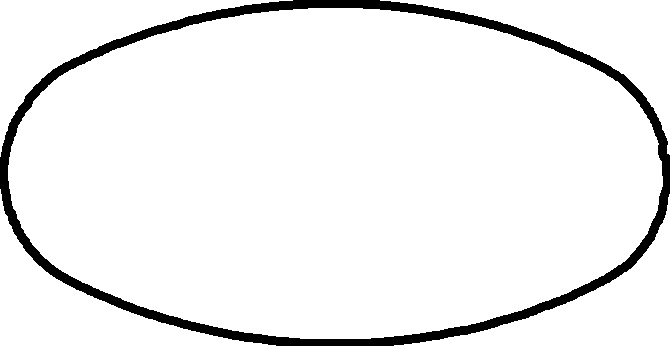
#> input picture ImageProcessing/extract_shape/White.jpg, 670 x 346 px
$ python edge_detect.py White.jpg   (older library calls are emulated)
#> lines starting #> are read from the running program, lines starting #| are printed output that depends on the picture; after the words box and inside, x2 and y2 are one past the last pixel; in counts of white or black regions, pixels touching at a corner belong together
import numpy as np
import cv2
import sys

# https://www.codepasta.com/computer-vision/2016/11/06/background-segmentation-removal-with-opencv.html

def display(name,img):
    cv2.imshow(name,img)
    cv2.waitKey(0)

img = cv2.imread(sys.argv[1])
#> img is the input picture: shape (346, 670, 3); min 0, max 255, mean 239.2
# display("Original",img)
blurred = cv2.GaussianBlur(img, (5, 5), 0) # Remove noise

def edgedetect (channel):
    sobelX = cv2.Sobel(channel, cv2.CV_16S, 1, 0)
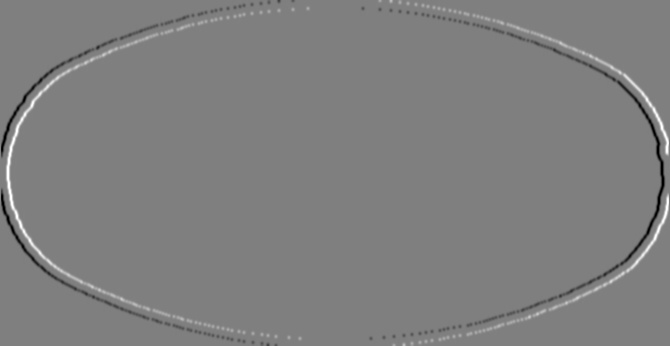
#> sobelX: shape (346, 670) int16; min -637, max 638, mean 0; drawn with min black and max white
    sobelY = cv2.Sobel(channel, cv2.CV_16S, 0, 1)
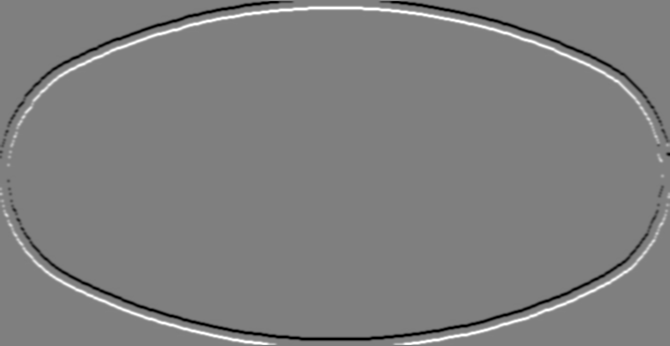
#> sobelY: shape (346, 670) int16; min -636, max 638, mean -0.2; drawn with min black and max white
    sobel = np.hypot(sobelX, sobelY)

    sobel[sobel > 255] = 255
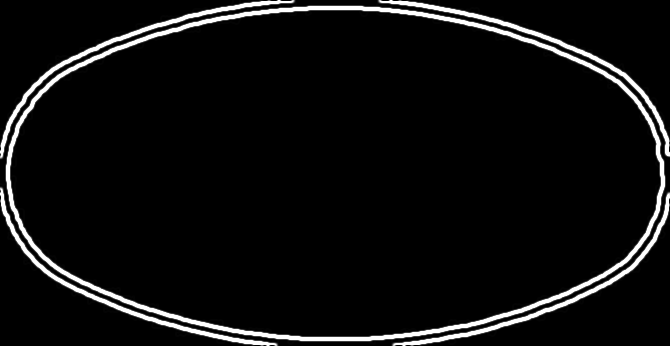
#> sobel: shape (346, 670) float32; min 0, max 255, mean 15.1
    return channel

edgeImg = np.max( np.array([ edgedetect(blurred[:,:, 0]), edgedetect(blurred[:,:, 1]), edgedetect(blurred[:,:, 2]) ]), axis=0 )
# display("Edge Image", edgeImg)

mean = np.mean(edgeImg)
#> mean = 239.2
# Zero any value that is less than mean. This reduces a lot of noise.
edgeImg[edgeImg <= mean] = 0
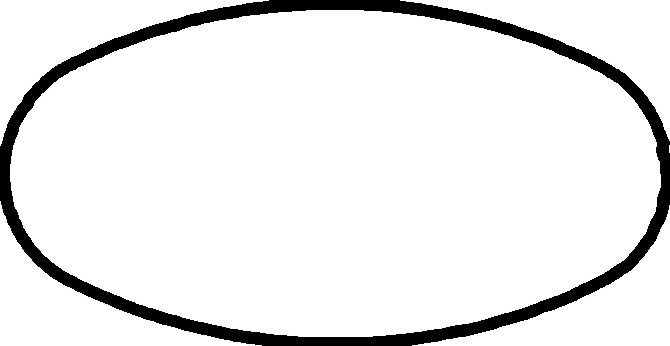
#> edgeImg: shape (346, 670); min 0, max 255, mean 233.8
# display("Edge Image Noise", edgeImg)

def findSignificantContours (img, edgeImg):
    contours, heirarchy = cv2.findContours(edgeImg, cv2.RETR_TREE, cv2.CHAIN_APPROX_SIMPLE)
#> contours = 6 contours, 1 with area under 20; largest, box (x1, y1, x2, y2) and area: (10, 10, 661, 337) 168938, (400, 0, 670, 141) 10618, (0, 0, 269, 146) 10552, (0, 201, 262, 346) 10351, (412, 205, 670, 346) 9982

    # Find level 1 contours
    level1 = []
    for i, tupl in enumerate(heirarchy[0]):
        # Each array is in format (Next, Prev, First child, Parent)
        # Filter the ones without parent
        if tupl[3] == -1:
            tupl = np.insert(tupl, 0, [i])
            level1.append(tupl)
#> this loop made 6 passes
#> tupl on passes 1 to 6: [0, 1, -1, -1, -1], [1, 2, 0, -1, -1], [2, 3, 1, -1, -1], [3, 4, 2, -1, -1], [4, 5, 3, -1, -1], [5, -1, 4, -1, -1]
#> after the loop, level1 = [[0, 1, -1, -1, -1], [1, 2, 0, -1, -1], [2, 3, 1, -1, -1], [3, 4, 2, -1, -1], [4, 5, 3, -1, -1], [5, -1, 4, -1, -1]]
    significant = []
    tooSmall = edgeImg.size * 5 / 100  # If contour isn't covering 5% of total area of image then it probably is too small
#> tooSmall = 11591
    for tupl in level1:
        contour = contours[tupl[0]];
        area = cv2.contourArea(contour)
        if area > tooSmall:
            significant.append([contour, area])

            # Draw the contour on the original image
            cv2.drawContours(img, [contour], 0, (0, 255, 0), 2, cv2.LINE_AA, maxLevel=1)
#> this loop made 6 passes
#> (tupl, area) on passes 1, 2, 4, 5, 6: ([0, 1, -1, -1, -1], 9982.5), ([1, 2, 0, -1, -1], 10351), ([3, 4, 2, -1, -1], 168938.5), ([4, 5, 3, -1, -1], 10617.5), ([5, -1, 4, -1, -1], 10552)
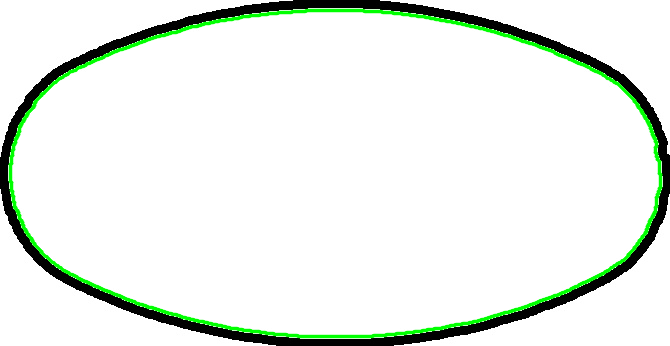
#> img: shape (346, 670, 3); 3.44% of pixels changed, all inside (x1, y1, x2, y2) = (8, 8, 663, 339)
#> after the loop, significant = 1 item

    significant.sort(key=lambda x: x[1])
    # print ([x[1] for x in significant]);
    return [x[0] for x in significant]

edgeImg_8u = np.asarray(edgeImg, np.uint8)

# Find contours
significant = findSignificantContours(img, edgeImg_8u)
#> significant = 1 contour; box (x1, y1, x2, y2) and area: (10, 10, 661, 337) 168938

# Mask
mask = edgeImg.copy()
mask[mask > 0] = 0
#> mask: shape (346, 670); every value is 0
cv2.fillPoly(mask, significant, 255)
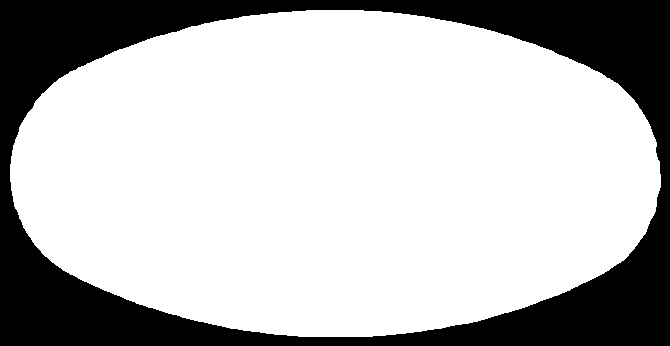
#> mask: shape (346, 670); 73.2% white; 1 black region, box (x1, y1, x2, y2) and area: (0, 0, 670, 346) 62134
# Invert mask
mask = np.logical_not(mask)

#Finally remove the background
img[mask] = 0
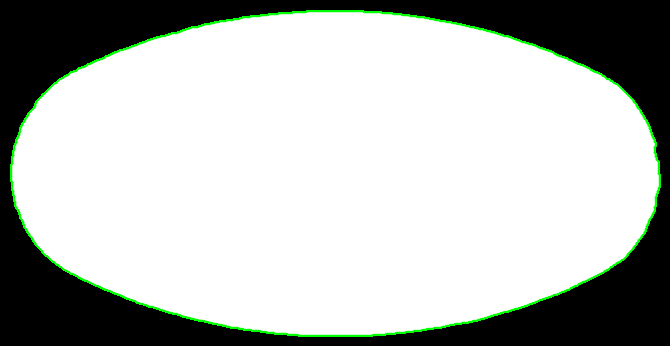
#> img: shape (346, 670, 3); mean B, G, R 182.7, 186.6, 182.7

# display("Final Image", img)
cv2.imwrite('post_images/edge_detect_img.jpg', img)

# epsilon = 0.10*cv2.arcLength(contour,True)
# approx = cv2.approxPolyDP(contour, 3,True)
# contour = approx
#
